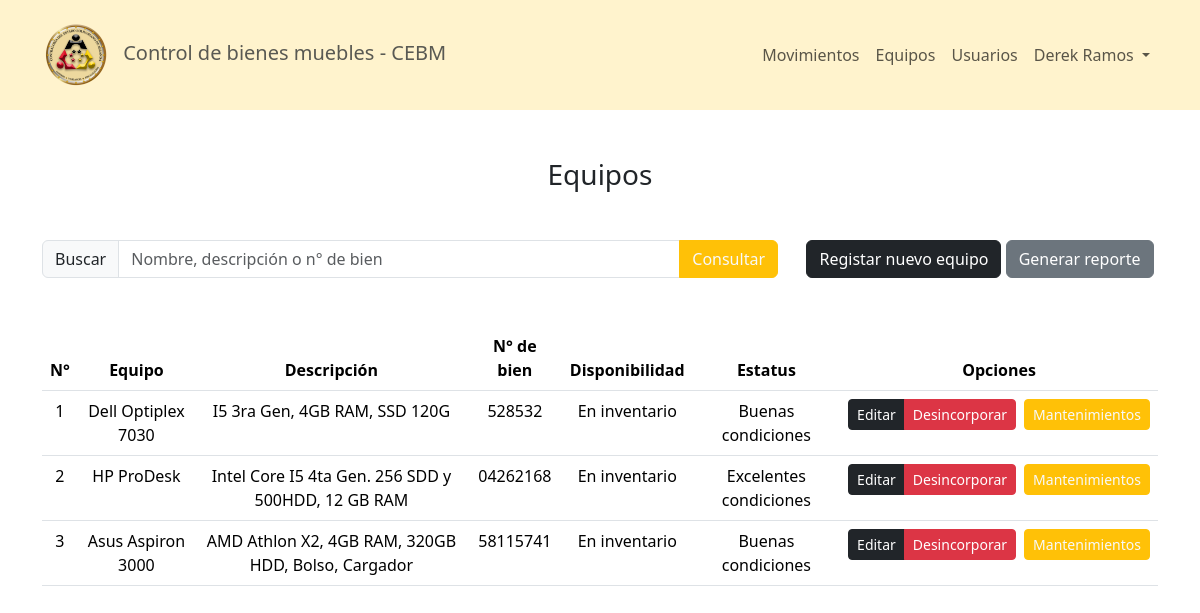
Screenshot of /pages/equipos.php (signed in) with the database file from the repository.
### tables this page shows
CREATE TABLE `equipos` (
  `id` int(11) NOT NULL,
  `equipo` varchar(80) NOT NULL,
  `descripcion` varchar(255) NOT NULL,
  `n_bien` varchar(8) NOT NULL,
  `disponible` tinyint(4) NOT NULL,
  `estatus` int(11) NOT NULL,
  `activo` tinyint(4) NOT NULL
);

### pages/equipos.php (the view, shortened to what this page needs)
<?php include('../config/Header.php'); ?>
<?php include('../config/NavBar.php'); ?>
<section class="mt-5">
    <h3 class="text-center">Equipos</h3>
    <div class="container mt-5">
        <div class="d-flex row justify-content-between text-center">
            <div class="col-sm-8">
                <form action="equipos.php" method="GET" autocomplete="off">
                    <div class="input-group">
                        <span class="input-group-text" id="basic-addon2">Buscar</span>
                        <input type="search" class="form-control" name="search" placeholder="Nombre, descripción o n° de bien">
                        <input class="btn btn-warning text-light" type="submit" id="button-addon2" value="Consultar">
                    </div>
                </form>
            </div>
            <div class="col-sm-4">
                <button class="btn btn-dark" data-bs-toggle="modal" data-bs-target="#equipo">Registar nuevo equipo</button>
                <a href="../services/reports/report_equipo.php" target="_blank" class="btn btn-secondary">Generar reporte</a>
            </div>
        </div>
    </div>
    <div class="container d-flex justify-content-center mt-5">
        <table class="table table-hover text-center">
            <thead>
                <tr>
                    <th scope="col">N°</th>
                    <th scope="col">Equipo</th>
                    <th scope="col">Descripción</th>
                    <th scope="col">N° de bien</th>
                    <th scope="col">Disponibilidad</th>
                    <th scope="col">Estatus</th>
                    <th scope="col">Opciones</th>
                </tr>
            </thead>
            <tbody>
                <?php
                $contador = 1;
                require('../config/conex.php');
                if (isset($_GET['search'])) {
                    $search = $_GET['search'];
                    $sql = "SELECT * FROM equipos WHERE (equipo LIKE '%$search%' OR descripcion LIKE '%$search%' OR n_bien LIKE '%$search%')";
                    $res = mysqli_query($conn, $sql);
                } else {
                    $res = mysqli_query($conn, "SELECT * FROM equipos");
                }
                while ($row = mysqli_fetch_array($res)) {
                    if ($row[6] != 1) {
                ?>
                        <tr>
                            <td><?php echo ($contador); ?></td>
                            <td><?php echo ($row[1]); ?></td>
                            <td class="text-warp"><?php echo ($row[2]); ?></td>
                            <td><?php echo ($row[3]); ?></td>
                            <td>
                                <?php
                                if ($row[4] == 0) {
                                    echo ("En inventario");
                                } else {
                                    echo ("Fuera de inventario");
                                }
                                ?>
                            </td>
                            <td>
                                <?php
                                switch ($row[5]) {
                                    case 0:
                                        echo ("Excelentes condiciones");
                                        break;
                                    case 1:
                                        echo ("Buenas condiciones");
                                        break;
                                }
                                ?>
                            </td>
                            <td>
                                <div class="d-flex gap-2">
                                    <div class="btn-group" role="group">
                                        <a href="editEquipo.php?id=<?php echo ($row[0]); ?>" type="button" class="btn btn-sm btn-dark">Editar</a>
                                        <button type="button" class="btn btn-sm btn-danger" onclick="confirmDisable(<?php echo ($row[0]); ?>)">Desincorporar</button>
                                    </div>
                                    <a href="mantenimiento.php?equipo=<?php echo ($row[0]); ?>" type="button" class="btn btn-sm btn-warning text-light">Mantenimientos</a>
                                </div>
                            </td>
                        </tr>
                <?php $contador++;
                    }
                } ?>
            </tbody>
        </table>
    </div>
</section>
<?php
    include('../config/FooterHtml.php');
?>

### src/global.css (style rules this page uses)
* { font-family: system-ui, sans-serif; box-sizing: border-box; margin: 0; }

### rows the page displays
equipos: equipo "Dell Optiplex 7030", descripcion "I5 3ra Gen, 4GB RAM, SSD 120G", n_bien "528532", disponible "En inventario", estatus "Buenas condiciones"
equipos: equipo "HP ProDesk", descripcion "Intel Core I5 4ta Gen. 256 SDD y 500HDD, 12 GB RAM", n_bien "04262168", disponible "En inventario", estatus "Excelentes condiciones"
equipos: equipo "Asus Aspiron 3000", descripcion "AMD Athlon X2, 4GB RAM, 320GB HDD, Bolso, Cargador", n_bien "58115741", disponible "En inventario", estatus "Buenas condiciones"

### other values shown
$nombre "Derek"
$apellido "Ramos"
